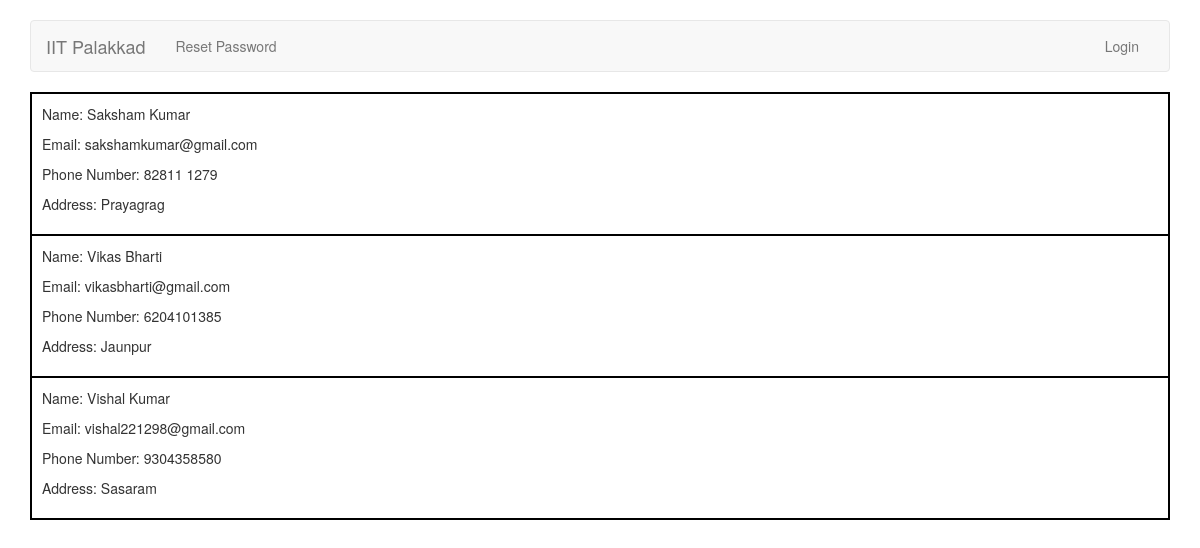
/accounts/display/teachers/, run on the app's committed database.
### accounts/models.py (models this page shows)
class TeacherProfile(models.Model):
	user = models.OneToOneField(User, unique=True, on_delete=models.CASCADE, null=True, related_name='teacher_profile')
	phone_number = models.CharField(max_length=10)
	address = models.CharField(max_length=100)
	def __str__(self):
		return self.user.first_name + " " + self.user.last_name

class User(AbstractUser):
    	TA = 1
    	TEACHER = 2
    	ADMIN = 3
    	ROLE_CHOICES = (
        	(TA, 'TA'),
        	(TEACHER, 'Teacher'),
        	(ADMIN, 'Admin'),
    	)
	role = models.PositiveSmallIntegerField(choices=ROLE_CHOICES, null=True, blank=True)

### accounts/views.py (the view)
def display_teachers(request):
	teachers = TeacherProfile.objects.all()
	args = { 'teachers': teachers }
	return render(request, 'accounts/display_teachers.html', args)

### accounts/templates/accounts/display_teachers.html (shortened to what this page needs)
{% extends 'base.html' %}
{% block body %}
	<div class="container">
	<table style="border: 1px solid black; width:100%">
	{% for teacher in teachers %}
	<tr>
	<td style="border: 2px solid black; padding:10px">
		<p>Name: {{ teacher.user.first_name }} {{ teacher.user.last_name }}</p>
		<p>Email: {{ teacher.user.email }}</p>
		<p>Phone Number: {{ teacher.phone_number }}</p>
		<p>Address: {{ teacher.address }}</p>
	</td>
	</tr>
	{% endfor %}
	</table>
	</div>
{% endblock %}

### data on the page
TeacherProfile: user.first_name "Saksham", user.last_name "Kumar", user.email "sakshamkumar@gmail.com", phone_number "82811 1279", address "Prayagrag"
TeacherProfile: user.first_name "Vikas", user.last_name "Bharti", user.email "vikasbharti@gmail.com", phone_number "6204101385", address "Jaunpur"
TeacherProfile: user.first_name "Vishal", user.last_name "Kumar", user.email "vishal221298@gmail.com", phone_number "9304358580", address "Sasaram"
